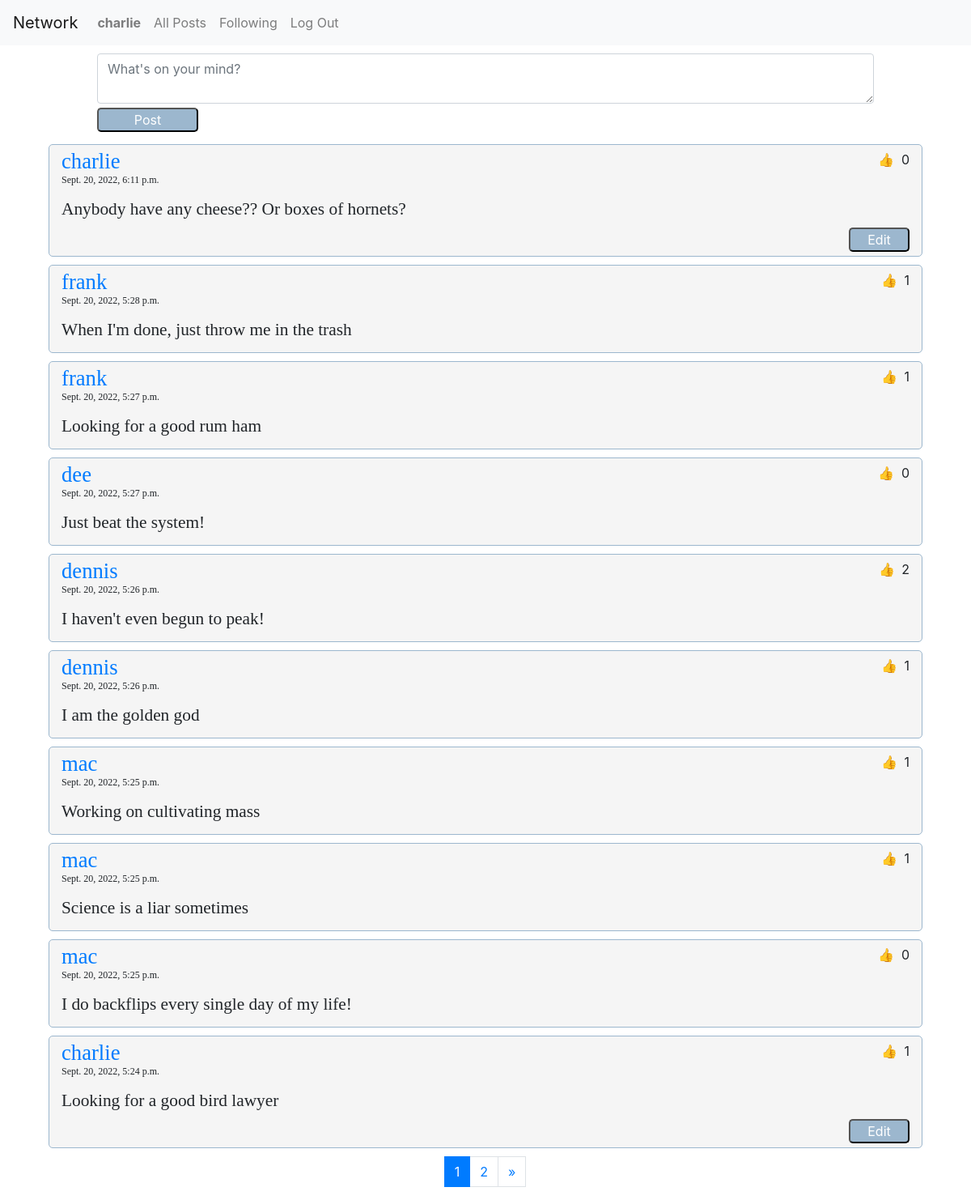
/ (signed in), run on the app's committed database.
### network/models.py (models this page shows, shortened)
class User(AbstractUser):
    following = models.ManyToManyField('self', blank=True, related_name="followers", symmetrical=False)

class Posting(models.Model):
    author = models.ForeignKey(User, on_delete=models.CASCADE, related_name='posted_by')
    liked = models.ManyToManyField(User, null=True, blank=True, related_name='likes')
    timestamp = models.DateTimeField(auto_now_add=True)
    body = models.TextField(blank=True)

### network/views.py (the view)
# urls.py: path("", views.index, name="index"),
def index(request):
    if request.path == '/following':
        user = User.objects.get(username=request.user)
        postings = Posting.objects.filter(author__in=user.following.all()).order_by('-timestamp').annotate(Count('liked'))
    else:
        postings = Posting.objects.all().order_by('-timestamp').annotate(Count('liked'))
    paginator = Paginator(postings, 10)
    page_obj = paginator.get_page(request.GET.get('page', 1))
    return render(request, "network/index.html", {"postings": postings, "num_pages": range(1, paginator.num_pages + 1), "page_obj": page_obj})

### network/templates/network/index.html (shortened to what this page needs)
{% extends "network/layout.html" %}
{% load static %}
{% block body %}
    {% if user.is_authenticated %}
        <div class="new-post">
            <textarea class="form-control" id="new-post-text" placeholder="What's on your mind?"></textarea>
            <input type="submit" class="button-style" id="add-post" value="Post">
        </div>
    {% endif %}
    {% for posting in page_obj%}
        <div class="post">
            <div class="post-author-likes">
                <div class="author">
                <a  href= "{% url 'profile' posting.author.username %}">{{posting.author.username}}</a>
                </div>
                <div class="likes">
                    <button class="like-button">&#128077</button>
                    <span>{{posting.liked__count}}</span>
                </div>
            </div class="post-timestamp-content">
                <p class="timestamp">{{posting.timestamp}}</p>
                <p class="post-content">{{posting.body}}</p>
            {% if user == posting.author %}
                <div class="button-container">
                    <button class="button-style edit-button">Edit</button>
                </div>
            {% endif %}
        </div>
    {% endfor %}
    <ul class="pagination">
        {% for page in num_pages %}
            {% if page == page_obj.number %}
                <li class="active page-item"><a class="page-link" href="?page={{page}}">{{page}}</a></li>
            {% else %}
                <li class="page-item"><a class="page-link" href="?page={{page}}">{{page}}</a></li>
            {% endif %}
        {% endfor %}
        {% if page_obj.has_next %}
            <a class="page-link" href="?page={{page_obj.next_page_number}}" aria-label="Next">
                <span aria-hidden="true">&raquo;</span>
            </a>
        {% endif %}
    </ul>
{% endblock %}

### network/templates/network/layout.html (shortened to what this page needs)
{% load static %}
<!DOCTYPE html>
<html lang="en">
    <head>
        <link rel="stylesheet" href="https://stackpath.bootstrapcdn.com/bootstrap/4.4.1/css/bootstrap.min.css">
        <link href="{% static 'network/styles.css' %}" rel="stylesheet">
    </head>
    <body>
        <nav class="navbar navbar-expand-lg navbar-light bg-light">
            <a class="navbar-brand" href="#">Network</a>
            <div>
              <ul class="navbar-nav mr-auto">
                {% if user.is_authenticated %}
                    <li class="nav-item">
                        <a class="nav-link" href="#"><strong>{{ user.username }}</strong></a>
                    </li>
                {% endif %}
                <li class="nav-item">
                  <a class="nav-link" href="{% url 'index' %}">All Posts</a>
                </li>
                {% if user.is_authenticated %}
                    <li class="nav-item">
                        <a class="nav-link" href="{% url 'following' %}">Following</a>
                    </li>
                    <li class="nav-item">
                        <a class="nav-link" href="{% url 'logout' %}">Log Out</a>
                    </li>
                {% endif %}
              </ul>
            </div>
          </nav>
        <div class="body">
            {% block body %}
            {% endblock %}
        </div>
    </body>
</html>

### network/static/network/styles.css (style rules this page uses)
.new-post { width: 80%; margin: 10px auto; }
.new-post input { margin: 5px auto; }
.post { width: 90%; margin: 10px auto; background: rgb(245, 245, 245); border-radius: 5px; border: 1px solid rgb(156, 183, 206); padding: 5px 15px; }
.post-author-likes, .post-timestamp-content { display: flex; justify-content: space-between; }
.author, .follow-number { font: 20pt bold; }
.timestamp { font: 9pt thin; }
.post-content, .follow-text { font: 16pt bold; }
.post-content { margin-bottom: 10px; }
.button-style { margin-top: 20px; border-radius: 5px; background-color:rgb(156, 183, 206); color:white; width: 125px; }
.pagination { justify-content: center; }
.button-container { display: flex; justify-content: flex-end; }
.edit-button, .save-button { margin-top: 0px; width: 75px; }
.like-button { border:none; background: rgb(245, 245, 245); width: 30px; }

### data on the page
User: username "charlie"
Posting: author.username "charlie", liked__count "0", timestamp "Sept. 20, 2022, 6:11 p.m.", body "Anybody have any cheese?? Or boxes of hornets?", shows "Edit"
Posting: author.username "frank", liked__count "1", timestamp "Sept. 20, 2022, 5:28 p.m.", body "When I'm done, just throw me in the trash"
Posting: author.username "frank", liked__count "1", timestamp "Sept. 20, 2022, 5:27 p.m.", body "Looking for a good rum ham"
Posting: author.username "dee", liked__count "0", timestamp "Sept. 20, 2022, 5:27 p.m.", body "Just beat the system!"
Posting: author.username "dennis", liked__count "2", timestamp "Sept. 20, 2022, 5:26 p.m.", body "I haven't even begun to peak!"
Posting: author.username "dennis", liked__count "1", timestamp "Sept. 20, 2022, 5:26 p.m.", body "I am the golden god"
Posting: author.username "mac", liked__count "1", timestamp "Sept. 20, 2022, 5:25 p.m.", body "Working on cultivating mass"
Posting: author.username "mac", liked__count "1", timestamp "Sept. 20, 2022, 5:25 p.m.", body "Science is a liar sometimes"
Posting: author.username "mac", liked__count "0", timestamp "Sept. 20, 2022, 5:25 p.m.", body "I do backflips every single day of my life!"
Posting: author.username "charlie", liked__count "1", timestamp "Sept. 20, 2022, 5:24 p.m.", body "Looking for a good bird lawyer", shows "Edit"

### other printed values
{{ page }} "1"
{{ page }} "2"
